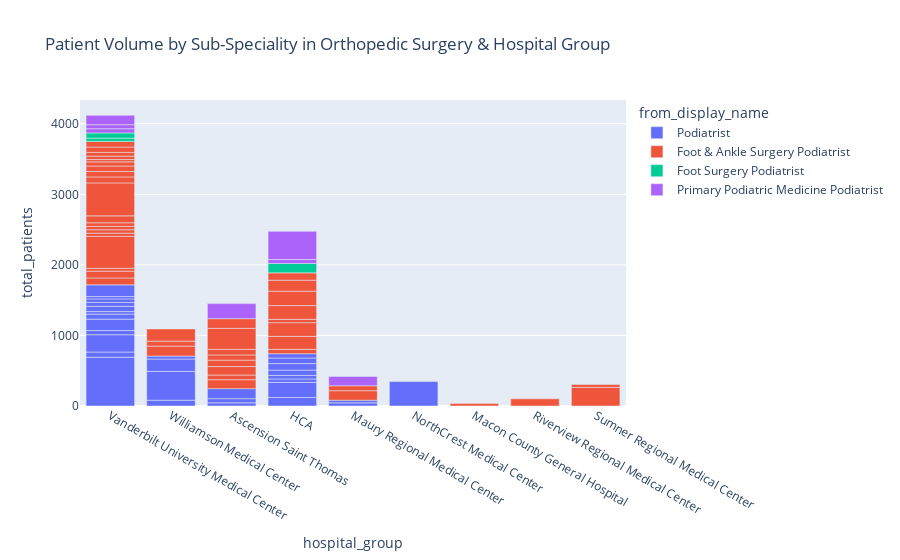

Notebook code for this chart:
### Code cell
df=pods
fig = px.bar(df, 
             color='from_display_name', 
             x='hospital_group',
             y='total_patients',
            # facet_col='from_display_name', #facet_col_wrap=2,
            title='Patient Volume by Sub-Speciality in Orthopedic Surgery & Hospital Group')
fig.show()

### Figure 1 — Plotly figure (JSON) as saved in the notebook; plotly's stock layout.template omitted (floating-point values rounded to 4 significant figures)
{"data": [{"alignmentgroup": "True", "hovertemplate": "from_display_name=Podiatrist<br>hospital_group=%{x}<br>total_patients=%{y}<extra></extra>", "legendgroup": "Podiatrist", "marker": {"color": "#636efa"}, "name": "Podiatrist", "offsetgroup": "Podiatrist", "orientation": "v", "showlegend": true, "textposition": "auto", "type": "bar", "x": ["Vanderbilt University Medical Center", "Vanderbilt University Medical Center", "Williamson Medical Center", "Ascension Saint Thomas", "HCA", "Maury Regional Medical Center", "Vanderbilt University Medical Center", "Williamson Medical Center", "HCA", "Vanderbilt University Medical Center", "Ascension Saint Thomas", "HCA", "Vanderbilt University Medical Center", "Williamson Medical Center", "NorthCrest Medical Center", "Vanderbilt University Medical Center", "HCA", "HCA", "Vanderbilt University Medical Center", "HCA", "Maury Regional Medical Center", "Vanderbilt University Medical Center", "Williamson Medical Center", "Ascension Saint Thomas", "Vanderbilt University Medical Center", "HCA", "Vanderbilt University Medical Center", "HCA", "Vanderbilt University Medical Center", "Vanderbilt University Medical Center"], "xaxis": "x", "y": [691, 74, 82, 45, 121, 45, 245, 409, 214, 59, 59, 48, 162, 175, 346, 71, 50, 76, 36, 92, 37, 74, 41, 142, 55, 79, 51, 61, 33, 166], "yaxis": "y"}, {"alignmentgroup": "True", "hovertemplate": "from_display_name=Foot & Ankle Surgery Podiatrist<br>hospital_group=%{x}<br>total_patients=%{y}<extra></extra>", "legendgroup": "Foot & Ankle Surgery Podiatrist", "marker": {"color": "#EF553B"}, "name": "Foot & Ankle Surgery Podiatrist", "offsetgroup": "Foot & Ankle Surgery Podiatrist", "orientation": "v", "showlegend": true, "textposition": "auto", "type": "bar", "x": ["Vanderbilt University Medical Center", "Williamson Medical Center", "Vanderbilt University Medical Center", "HCA", "Macon County General Hospital", "Riverview Regional Medical Center", "Sumner Regional Medical Center", "Vanderbilt University Medical Center", "Sumner Regional Medical Center", "Vanderbilt University Medical Center", "Williamson Medical Center", "HCA", "Vanderbilt University Medical Center", "HCA", "Maury Regional Medical Center", "Vanderbilt University Medical Center", "Vanderbilt University Medical Center", "HCA", "Maury Regional Medical Center", "Vanderbilt University Medical Center", "Vanderbilt University Medical Center", "Williamson Medical Center", "Vanderbilt University Medical Center", "Ascension Saint Thomas", "HCA", "Vanderbilt University Medical Center", "Ascension Saint Thomas", "Vanderbilt University Medical Center", "Ascension Saint Thomas", "HCA", "Vanderbilt University Medical Center", "Ascension Saint Thomas", "HCA", "Vanderbilt University Medical Center", "Ascension Saint Thomas", "Vanderbilt University Medical Center", "Ascension Saint Thomas", "HCA", "Vanderbilt University Medical Center", "Vanderbilt University Medical Center", "Ascension Saint Thomas", "Vanderbilt University Medical Center", "Ascension Saint Thomas", "Vanderbilt University Medical Center"], "xaxis": "x", "y": [98, 142, 96, 62, 34, 102, 264, 41, 40, 452, 70, 184, 45, 194, 135, 49, 47, 47, 70, 52, 98, 173, 467, 127, 195, 85, 66, 76, 120, 204, 78, 91, 156, 59, 74, 33, 80, 104, 48, 53, 296, 76, 138, 80], "yaxis": "y"}, {"alignmentgroup": "True", "hovertemplate": "from_display_name=Foot Surgery Podiatrist<br>hospital_group=%{x}<br>total_patients=%{y}<extra></extra>", "legendgroup": "Foot Surgery Podiatrist", "marker": {"color": "#00cc96"}, "name": "Foot Surgery Podiatrist", "offsetgroup": "Foot Surgery Podiatrist", "orientation": "v", "showlegend": true, "textposition": "auto", "type": "bar", "x": ["HCA", "Vanderbilt University Medical Center", "Vanderbilt University Medical Center"], "xaxis": "x", "y": [134, 46, 74], "yaxis": "y"}, {"alignmentgroup": "True", "hovertemplate": "from_display_name=Primary Podiatric Medicine Podiatrist<br>hospital_group=%{x}<br>total_patients=%{y}<extra></extra>", "legendgroup": "Primary Podiatric Medicine Podiatrist", "marker": {"color": "#ab63fa"}, "name": "Primary Podiatric Medicine Podiatrist", "offsetgroup": "Primary Podiatric Medicine Podiatrist", "orientation": "v", "showlegend": true, "textposition": "auto", "type": "bar", "x": ["Ascension Saint Thomas", "HCA", "Vanderbilt University Medical Center", "Vanderbilt University Medical Center", "Maury Regional Medical Center", "HCA", "Vanderbilt University Medical Center"], "xaxis": "x", "y": [213, 55, 60, 57, 132, 399, 133], "yaxis": "y"}], "layout": {"barmode": "relative", "legend": {"title": {"text": "from_display_name"}, "tracegroupgap": 0}, "title": {"text": "Patient Volume by Sub-Speciality in Orthopedic Surgery & Hospital Group"}, "xaxis": {"anchor": "y", "domain": [0, 1], "title": {"text": "hospital_group"}}, "yaxis": {"anchor": "x", "domain": [0, 1], "title": {"text": "total_patients"}}}}
